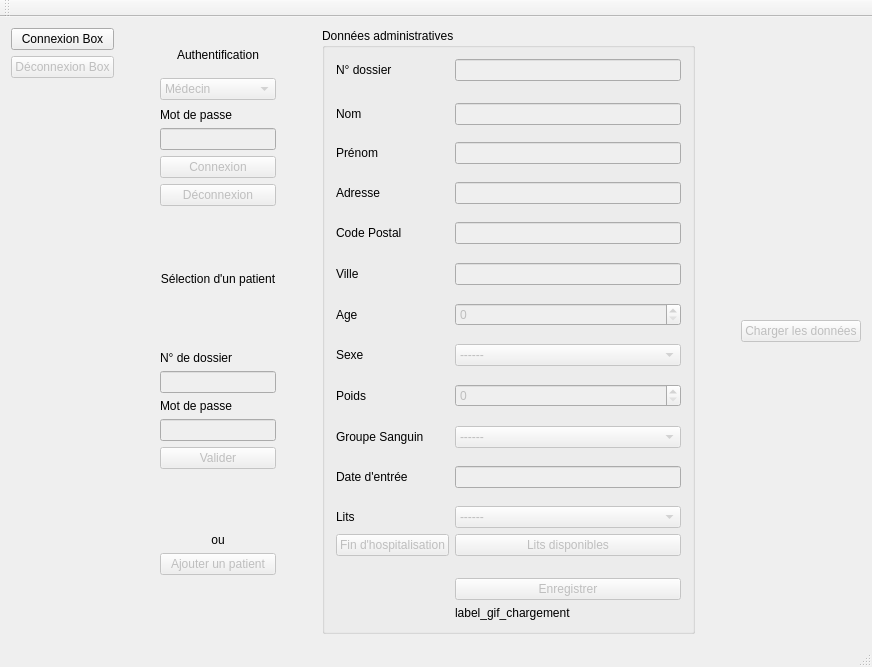
<?xml version="1.0" encoding="UTF-8"?>
<ui version="4.0">
 <class>MainWindow</class>
 <widget class="QMainWindow" name="MainWindow">
  <property name="geometry">
   <rect>
    <x>0</x>
    <y>0</y>
    <width>872</width>
    <height>667</height>
   </rect>
  </property>
  <property name="windowTitle">
   <string>Gestion Patients</string>
  </property>
  <property name="windowIcon">
   <iconset>
    <normaloff>../build-GestionPatients0-Desktop_Qt_5_13_0_MinGW_64_bit-Debug/ressources/Small_Logo_orange.png</normaloff>../build-GestionPatients0-Desktop_Qt_5_13_0_MinGW_64_bit-Debug/ressources/Small_Logo_orange.png</iconset>
  </property>
  <widget class="QWidget" name="centralWidget">
   <layout class="QHBoxLayout" name="horizontalLayout_3">
    <item>
     <layout class="QVBoxLayout" name="verticalLayout">
      <item>
       <widget class="QPushButton" name="pushButtonConnexionTcp">
        <property name="text">
         <string>Connexion Box</string>
        </property>
       </widget>
      </item>
      <item>
       <widget class="QPushButton" name="pushButtonDeconnexionTcp">
        <property name="enabled">
         <bool>false</bool>
        </property>
        <property name="sizePolicy">
         <sizepolicy hsizetype="Minimum" vsizetype="Fixed">
          <horstretch>0</horstretch>
          <verstretch>0</verstretch>
         </sizepolicy>
        </property>
        <property name="text">
         <string>Déconnexion Box</string>
        </property>
       </widget>
      </item>
      <item>
       <spacer name="verticalSpacer_3">
        <property name="orientation">
         <enum>Qt::Vertical</enum>
        </property>
        <property name="sizeHint" stdset="0">
         <size>
          <width>20</width>
          <height>40</height>
         </size>
        </property>
       </spacer>
      </item>
      <item>
       <spacer name="verticalSpacer_16">
        <property name="orientation">
         <enum>Qt::Vertical</enum>
        </property>
        <property name="sizeHint" stdset="0">
         <size>
          <width>20</width>
          <height>40</height>
         </size>
        </property>
       </spacer>
      </item>
     </layout>
    </item>
    <item>
     <spacer name="horizontalSpacer_3">
      <property name="orientation">
       <enum>Qt::Horizontal</enum>
      </property>
      <property name="sizeType">
       <enum>QSizePolicy::Minimum</enum>
      </property>
      <property name="sizeHint" stdset="0">
       <size>
        <width>40</width>
        <height>20</height>
       </size>
      </property>
     </spacer>
    </item>
    <item>
     <layout class="QVBoxLayout" name="verticalLayoutAuthentification">
      <item>
       <widget class="QLabel" name="label">
        <property name="text">
         <string/>
        </property>
        <property name="pixmap">
         <pixmap>../build-GestionPatients0-Desktop_Qt_5_13_0_MinGW_64_bit-Debug/ressources/compte-utilisateur.png</pixmap>
        </property>
        <property name="alignment">
         <set>Qt::AlignCenter</set>
        </property>
       </widget>
      </item>
      <item>
       <widget class="QLabel" name="label_12">
        <property name="text">
         <string>Authentification</string>
        </property>
        <property name="alignment">
         <set>Qt::AlignCenter</set>
        </property>
       </widget>
      </item>
      <item>
       <spacer name="verticalSpacer_2">
        <property name="orientation">
         <enum>Qt::Vertical</enum>
        </property>
        <property name="sizeType">
         <enum>QSizePolicy::Minimum</enum>
        </property>
        <property name="sizeHint" stdset="0">
         <size>
          <width>20</width>
          <height>10</height>
         </size>
        </property>
       </spacer>
      </item>
      <item>
       <widget class="QComboBox" name="comboBoxUtilisateur">
        <property name="enabled">
         <bool>false</bool>
        </property>
        <item>
         <property name="text">
          <string>Médecin</string>
         </property>
        </item>
        <item>
         <property name="text">
          <string>Infirmier</string>
         </property>
        </item>
        <item>
         <property name="text">
          <string>Secrétaire</string>
         </property>
        </item>
        <item>
         <property name="text">
          <string>Famille</string>
         </property>
        </item>
       </widget>
      </item>
      <item>
       <spacer name="verticalSpacer">
        <property name="orientation">
         <enum>Qt::Vertical</enum>
        </property>
        <property name="sizeType">
         <enum>QSizePolicy::Fixed</enum>
        </property>
        <property name="sizeHint" stdset="0">
         <size>
          <width>20</width>
          <height>2</height>
         </size>
        </property>
       </spacer>
      </item>
      <item>
       <widget class="QLabel" name="label_16">
        <property name="text">
         <string>Mot de passe</string>
        </property>
       </widget>
      </item>
      <item>
       <widget class="QLineEdit" name="lineEditMotdepasse">
        <property name="enabled">
         <bool>false</bool>
        </property>
        <property name="sizePolicy">
         <sizepolicy hsizetype="Minimum" vsizetype="Fixed">
          <horstretch>0</horstretch>
          <verstretch>0</verstretch>
         </sizepolicy>
        </property>
        <property name="maximumSize">
         <size>
          <width>16777215</width>
          <height>16777206</height>
         </size>
        </property>
        <property name="inputMask">
         <string/>
        </property>
        <property name="echoMode">
         <enum>QLineEdit::Password</enum>
        </property>
       </widget>
      </item>
      <item>
       <widget class="QPushButton" name="pushButtonConnexionUtilisateur">
        <property name="enabled">
         <bool>false</bool>
        </property>
        <property name="text">
         <string>Connexion</string>
        </property>
       </widget>
      </item>
      <item>
       <widget class="QPushButton" name="pushButtonDeconnexionUtilisateur">
        <property name="enabled">
         <bool>false</bool>
        </property>
        <property name="text">
         <string>Déconnexion</string>
        </property>
       </widget>
      </item>
      <item>
       <spacer name="verticalSpacer_15">
        <property name="orientation">
         <enum>Qt::Vertical</enum>
        </property>
        <property name="sizeType">
         <enum>QSizePolicy::Fixed</enum>
        </property>
        <property name="sizeHint" stdset="0">
         <size>
          <width>20</width>
          <height>40</height>
         </size>
        </property>
       </spacer>
      </item>
      <item>
       <widget class="QLabel" name="label_14">
        <property name="text">
         <string/>
        </property>
        <property name="pixmap">
         <pixmap>../build-GestionPatients0-Desktop_Qt_5_13_0_MinGW_64_bit-Debug/ressources/user-search-icon.png</pixmap>
        </property>
        <property name="alignment">
         <set>Qt::AlignCenter</set>
        </property>
       </widget>
      </item>
      <item>
       <widget class="QLabel" name="label_15">
        <property name="text">
         <string>Sélection d'un patient</string>
        </property>
        <property name="alignment">
         <set>Qt::AlignCenter</set>
        </property>
       </widget>
      </item>
      <item>
       <spacer name="verticalSpacer_20">
        <property name="orientation">
         <enum>Qt::Vertical</enum>
        </property>
        <property name="sizeHint" stdset="0">
         <size>
          <width>20</width>
          <height>40</height>
         </size>
        </property>
       </spacer>
      </item>
      <item>
       <widget class="QLabel" name="label_19">
        <property name="text">
         <string>N° de dossier</string>
        </property>
       </widget>
      </item>
      <item>
       <widget class="QLineEdit" name="lineEditNumDossier">
        <property name="enabled">
         <bool>false</bool>
        </property>
        <property name="sizePolicy">
         <sizepolicy hsizetype="Minimum" vsizetype="Fixed">
          <horstretch>0</horstretch>
          <verstretch>0</verstretch>
         </sizepolicy>
        </property>
        <property name="maxLength">
         <number>6</number>
        </property>
       </widget>
      </item>
      <item>
       <widget class="QLabel" name="label_18">
        <property name="text">
         <string>Mot de passe</string>
        </property>
       </widget>
      </item>
      <item>
       <widget class="QLineEdit" name="lineEditMdpPatient">
        <property name="enabled">
         <bool>false</bool>
        </property>
        <property name="sizePolicy">
         <sizepolicy hsizetype="Minimum" vsizetype="Fixed">
          <horstretch>0</horstretch>
          <verstretch>0</verstretch>
         </sizepolicy>
        </property>
        <property name="echoMode">
         <enum>QLineEdit::Password</enum>
        </property>
       </widget>
      </item>
      <item>
       <widget class="QPushButton" name="pushButtonValidationPatient">
        <property name="enabled">
         <bool>false</bool>
        </property>
        <property name="text">
         <string>Valider</string>
        </property>
       </widget>
      </item>
      <item>
       <spacer name="verticalSpacer_18">
        <property name="orientation">
         <enum>Qt::Vertical</enum>
        </property>
        <property name="sizeHint" stdset="0">
         <size>
          <width>20</width>
          <height>40</height>
         </size>
        </property>
       </spacer>
      </item>
      <item>
       <widget class="QLabel" name="label_20">
        <property name="text">
         <string>ou</string>
        </property>
        <property name="alignment">
         <set>Qt::AlignCenter</set>
        </property>
       </widget>
      </item>
      <item>
       <widget class="QPushButton" name="pushButtonAjoutPatient">
        <property name="enabled">
         <bool>false</bool>
        </property>
        <property name="text">
         <string>Ajouter un patient</string>
        </property>
       </widget>
      </item>
      <item>
       <spacer name="verticalSpacer_17">
        <property name="orientation">
         <enum>Qt::Vertical</enum>
        </property>
        <property name="sizeHint" stdset="0">
         <size>
          <width>20</width>
          <height>40</height>
         </size>
        </property>
       </spacer>
      </item>
     </layout>
    </item>
    <item>
     <spacer name="horizontalSpacer">
      <property name="orientation">
       <enum>Qt::Horizontal</enum>
      </property>
      <property name="sizeType">
       <enum>QSizePolicy::Maximum</enum>
      </property>
      <property name="sizeHint" stdset="0">
       <size>
        <width>40</width>
        <height>20</height>
       </size>
      </property>
     </spacer>
    </item>
    <item>
     <layout class="QHBoxLayout" name="horizontalLayoutDonneesAdmin">
      <item>
       <widget class="QGroupBox" name="groupBox">
        <property name="title">
         <string>Données administratives</string>
        </property>
        <layout class="QFormLayout" name="formLayout">
         <item row="0" column="0">
          <widget class="QLabel" name="label_17">
           <property name="text">
            <string>N° dossier</string>
           </property>
          </widget>
         </item>
         <item row="0" column="1">
          <widget class="QLineEdit" name="lineEditNumeroDossier">
           <property name="enabled">
            <bool>false</bool>
           </property>
           <property name="maxLength">
            <number>6</number>
           </property>
          </widget>
         </item>
         <item row="1" column="1">
          <spacer name="verticalSpacer_19">
           <property name="orientation">
            <enum>Qt::Vertical</enum>
           </property>
           <property name="sizeHint" stdset="0">
            <size>
             <width>20</width>
             <height>10</height>
            </size>
           </property>
          </spacer>
         </item>
         <item row="2" column="0">
          <widget class="QLabel" name="label_2">
           <property name="text">
            <string>Nom</string>
           </property>
          </widget>
         </item>
         <item row="2" column="1">
          <widget class="QLineEdit" name="lineEditNom">
           <property name="enabled">
            <bool>false</bool>
           </property>
          </widget>
         </item>
         <item row="3" column="1">
          <spacer name="verticalSpacer_4">
           <property name="orientation">
            <enum>Qt::Vertical</enum>
           </property>
           <property name="sizeType">
            <enum>QSizePolicy::Fixed</enum>
           </property>
           <property name="sizeHint" stdset="0">
            <size>
             <width>20</width>
             <height>5</height>
            </size>
           </property>
          </spacer>
         </item>
         <item row="4" column="0">
          <widget class="QLabel" name="label_3">
           <property name="text">
            <string>Prénom</string>
           </property>
          </widget>
         </item>
         <item row="4" column="1">
          <widget class="QLineEdit" name="lineEditPrenom">
           <property name="enabled">
            <bool>false</bool>
           </property>
          </widget>
         </item>
         <item row="5" column="1">
          <spacer name="verticalSpacer_5">
           <property name="orientation">
            <enum>Qt::Vertical</enum>
           </property>
           <property name="sizeHint" stdset="0">
            <size>
             <width>20</width>
             <height>5</height>
            </size>
           </property>
          </spacer>
         </item>
         <item row="6" column="0">
          <widget class="QLabel" name="label_7">
           <property name="text">
            <string>Adresse</string>
           </property>
          </widget>
         </item>
         <item row="6" column="1">
          <widget class="QLineEdit" name="lineEditAdresse">
           <property name="enabled">
            <bool>false</bool>
           </property>
          </widget>
         </item>
         <item row="7" column="1">
          <spacer name="verticalSpacer_6">
           <property name="orientation">
            <enum>Qt::Vertical</enum>
           </property>
           <property name="sizeHint" stdset="0">
            <size>
             <width>20</width>
             <height>5</height>
            </size>
           </property>
          </spacer>
         </item>
         <item row="8" column="0">
          <widget class="QLabel" name="label_8">
           <property name="text">
            <string>Code Postal</string>
           </property>
          </widget>
         </item>
         <item row="8" column="1">
          <widget class="QLineEdit" name="lineEditCodePostal">
           <property name="enabled">
            <bool>false</bool>
           </property>
          </widget>
         </item>
         <item row="9" column="1">
          <spacer name="verticalSpacer_7">
           <property name="orientation">
            <enum>Qt::Vertical</enum>
           </property>
           <property name="sizeHint" stdset="0">
            <size>
             <width>20</width>
             <height>5</height>
            </size>
           </property>
          </spacer>
         </item>
         <item row="10" column="0">
          <widget class="QLabel" name="label_9">
           <property name="text">
            <string>Ville</string>
           </property>
          </widget>
         </item>
         <item row="10" column="1">
          <widget class="QLineEdit" name="lineEditVille">
           <property name="enabled">
            <bool>false</bool>
           </property>
          </widget>
         </item>
         <item row="11" column="1">
          <spacer name="verticalSpacer_8">
           <property name="orientation">
            <enum>Qt::Vertical</enum>
           </property>
           <property name="sizeHint" stdset="0">
            <size>
             <width>20</width>
             <height>5</height>
            </size>
           </property>
          </spacer>
         </item>
         <item row="12" column="0">
          <widget class="QLabel" name="label_4">
           <property name="text">
            <string>Age</string>
           </property>
          </widget>
         </item>
         <item row="12" column="1">
          <widget class="QSpinBox" name="spinBoxAge">
           <property name="enabled">
            <bool>false</bool>
           </property>
           <property name="maximum">
            <number>122</number>
           </property>
          </widget>
         </item>
         <item row="13" column="1">
          <spacer name="verticalSpacer_9">
           <property name="orientation">
            <enum>Qt::Vertical</enum>
           </property>
           <property name="sizeHint" stdset="0">
            <size>
             <width>20</width>
             <height>5</height>
            </size>
           </property>
          </spacer>
         </item>
         <item row="14" column="0">
          <widget class="QLabel" name="label_5">
           <property name="text">
            <string>Sexe</string>
           </property>
          </widget>
         </item>
         <item row="14" column="1">
          <widget class="QComboBox" name="comboBoxSexe">
           <property name="enabled">
            <bool>false</bool>
           </property>
           <item>
            <property name="text">
             <string>------</string>
            </property>
           </item>
           <item>
            <property name="text">
             <string>Femme</string>
            </property>
           </item>
           <item>
            <property name="text">
             <string>Homme</string>
            </property>
           </item>
          </widget>
         </item>
         <item row="15" column="1">
          <spacer name="verticalSpacer_10">
           <property name="orientation">
            <enum>Qt::Vertical</enum>
           </property>
           <property name="sizeHint" stdset="0">
            <size>
             <width>20</width>
             <height>5</height>
            </size>
           </property>
          </spacer>
         </item>
         <item row="16" column="0">
          <widget class="QLabel" name="label_6">
           <property name="text">
            <string>Poids</string>
           </property>
          </widget>
         </item>
         <item row="16" column="1">
          <widget class="QSpinBox" name="spinBoxPoids">
           <property name="enabled">
            <bool>false</bool>
           </property>
           <property name="maximum">
            <number>597</number>
           </property>
          </widget>
         </item>
         <item row="17" column="1">
          <spacer name="verticalSpacer_11">
           <property name="orientation">
            <enum>Qt::Vertical</enum>
           </property>
           <property name="sizeHint" stdset="0">
            <size>
             <width>20</width>
             <height>5</height>
            </size>
           </property>
          </spacer>
         </item>
         <item row="18" column="0">
          <widget class="QLabel" name="label_10">
           <property name="text">
            <string>Groupe Sanguin</string>
           </property>
          </widget>
         </item>
         <item row="18" column="1">
          <widget class="QComboBox" name="comboBoxGroupeSanguin">
           <property name="enabled">
            <bool>false</bool>
           </property>
           <item>
            <property name="text">
             <string>------</string>
            </property>
           </item>
           <item>
            <property name="text">
             <string>O-</string>
            </property>
           </item>
           <item>
            <property name="text">
             <string>O+</string>
            </property>
           </item>
           <item>
            <property name="text">
             <string>A-</string>
            </property>
           </item>
           <item>
            <property name="text">
             <string>A+</string>
            </property>
           </item>
           <item>
            <property name="text">
             <string>B-</string>
            </property>
           </item>
           <item>
            <property name="text">
             <string>B+</string>
            </property>
           </item>
           <item>
            <property name="text">
             <string>AB-</string>
            </property>
           </item>
           <item>
            <property name="text">
             <string>AB+</string>
            </property>
           </item>
          </widget>
         </item>
         <item row="19" column="1">
          <spacer name="verticalSpacer_12">
           <property name="orientation">
            <enum>Qt::Vertical</enum>
           </property>
           <property name="sizeHint" stdset="0">
            <size>
             <width>20</width>
             <height>5</height>
            </size>
           </property>
          </spacer>
         </item>
         <item row="20" column="0">
          <widget class="QLabel" name="label_11">
           <property name="text">
            <string>Date d'entrée</string>
           </property>
          </widget>
         </item>
         <item row="20" column="1">
          <widget class="QLineEdit" name="dateEditDateEntree">
           <property name="enabled">
            <bool>false</bool>
           </property>
          </widget>
         </item>
         <item row="21" column="1">
          <spacer name="verticalSpacer_13">
           <property name="orientation">
            <enum>Qt::Vertical</enum>
           </property>
           <property name="sizeHint" stdset="0">
            <size>
             <width>20</width>
             <height>5</height>
            </size>
           </property>
          </spacer>
         </item>
         <item row="22" column="0">
          <widget class="QLabel" name="label_13">
           <property name="text">
            <string>Lits</string>
           </property>
          </widget>
         </item>
         <item row="22" column="1">
          <widget class="QComboBox" name="comboBoxLit">
           <property name="enabled">
            <bool>false</bool>
           </property>
           <item>
            <property name="text">
             <string>------</string>
            </property>
           </item>
           <item>
            <property name="text">
             <string>1.a</string>
            </property>
           </item>
          </widget>
         </item>
         <item row="24" column="1">
          <spacer name="verticalSpacer_14">
           <property name="orientation">
            <enum>Qt::Vertical</enum>
           </property>
           <property name="sizeHint" stdset="0">
            <size>
             <width>20</width>
             <height>10</height>
            </size>
           </property>
          </spacer>
         </item>
         <item row="25" column="1">
          <widget class="QPushButton" name="pushButtonEnregistrer">
           <property name="enabled">
            <bool>false</bool>
           </property>
           <property name="text">
            <string>Enregistrer</string>
           </property>
           <property name="icon">
            <iconset>
             <normaloff>../build-GestionPatients0-Desktop_Qt_5_13_0_MinGW_64_bit-Debug/ressources/secure_disquette.png</normaloff>../build-GestionPatients0-Desktop_Qt_5_13_0_MinGW_64_bit-Debug/ressources/secure_disquette.png</iconset>
           </property>
          </widget>
         </item>
         <item row="26" column="1">
          <widget class="QLabel" name="label_gif_chargement">
           <property name="text">
            <string>label_gif_chargement</string>
           </property>
           <property name="alignment">
            <set>Qt::AlignLeading|Qt::AlignLeft|Qt::AlignVCenter</set>
           </property>
          </widget>
         </item>
         <item row="23" column="1">
          <widget class="QPushButton" name="pushButtonLitsDispo">
           <property name="enabled">
            <bool>false</bool>
           </property>
           <property name="text">
            <string>Lits disponibles</string>
           </property>
          </widget>
         </item>
         <item row="23" column="0">
          <widget class="QPushButton" name="pushButtonFinHospitalisation">
           <property name="enabled">
            <bool>false</bool>
           </property>
           <property name="text">
            <string>Fin d'hospitalisation</string>
           </property>
          </widget>
         </item>
        </layout>
       </widget>
      </item>
      <item>
       <spacer name="horizontalSpacer_2">
        <property name="orientation">
         <enum>Qt::Horizontal</enum>
        </property>
        <property name="sizeType">
         <enum>QSizePolicy::Minimum</enum>
        </property>
        <property name="sizeHint" stdset="0">
         <size>
          <width>40</width>
          <height>20</height>
         </size>
        </property>
       </spacer>
      </item>
     </layout>
    </item>
    <item>
     <layout class="QVBoxLayout" name="verticalLayoutSanteChart">
      <item>
       <widget class="QPushButton" name="pushButtonChargementDonnees">
        <property name="enabled">
         <bool>false</bool>
        </property>
        <property name="text">
         <string>Charger les données</string>
        </property>
       </widget>
      </item>
     </layout>
    </item>
   </layout>
  </widget>
  <widget class="QMenuBar" name="menuBar">
   <property name="geometry">
    <rect>
     <x>0</x>
     <y>0</y>
     <width>872</width>
     <height>21</height>
    </rect>
   </property>
   <property name="sizePolicy">
    <sizepolicy hsizetype="MinimumExpanding" vsizetype="Minimum">
     <horstretch>0</horstretch>
     <verstretch>0</verstretch>
    </sizepolicy>
   </property>
  </widget>
  <widget class="QToolBar" name="mainToolBar">
   <attribute name="toolBarArea">
    <enum>TopToolBarArea</enum>
   </attribute>
   <attribute name="toolBarBreak">
    <bool>false</bool>
   </attribute>
  </widget>
  <widget class="QStatusBar" name="statusBar"/>
 </widget>
 <layoutdefault spacing="6" margin="11"/>
 <resources/>
 <connections/>
</ui>
